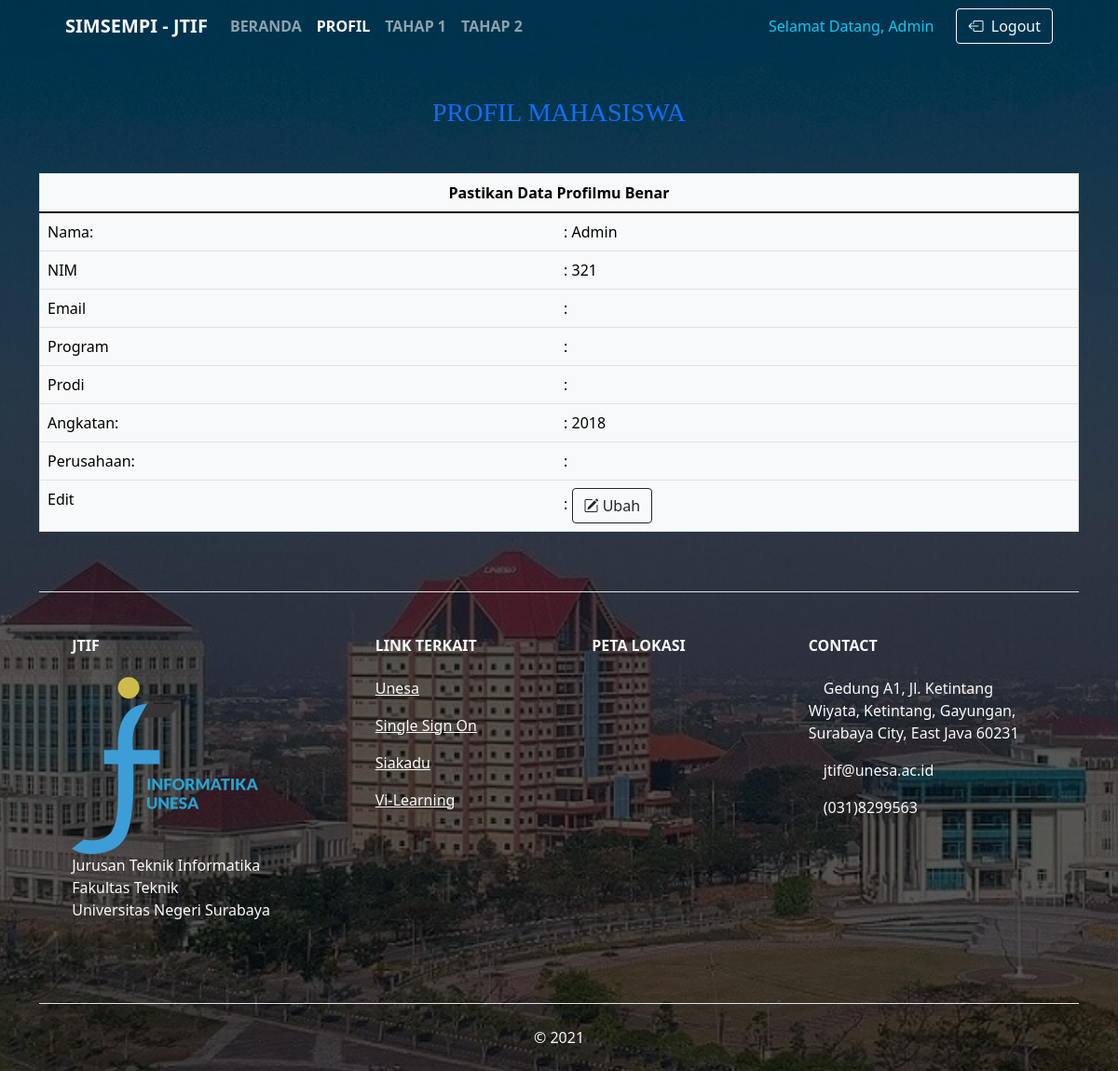
/profile.php (signed in), run on the app's committed database.
### tables this page shows
CREATE TABLE `user` (
  `id` int(11) NOT NULL,
  `nim` varchar(11) NOT NULL,
  `nama` varchar(100) NOT NULL,
  `email` varchar(255) NOT NULL,
  `level` enum('admin','mahasiswa','dosen','') NOT NULL,
  `program` varchar(100) NOT NULL,
  `prodi` varchar(100) NOT NULL,
  `angkatan` enum('2017','2018','2019','') NOT NULL,
  `perusahaan` varchar(100) NOT NULL,
  `password` varchar(255) NOT NULL
);

### profile.php (the view, shortened to what this page needs)
<?php
    require 'functions.php';
    $nim = $_SESSION['nim'];
    $query = "SELECT * FROM user WHERE nim='$nim' ";
    $result = mysqli_query($db, $query);
?>
<!DOCTYPE html>
<html lang="en">
    <head>
        <link rel="stylesheet" type="text/css" href="assets/vendor/bootstrap/css/bootstrap.min.css">
        <link href="https://cdn.jsdelivr.net/npm/bootstrap@5.1.0/dist/css/bootstrap.min.css" rel="stylesheet">
        <link rel="stylesheet" href="https://cdn.jsdelivr.net/npm/bootstrap-icons@1.5.0/font/bootstrap-icons.css">
        <link rel="stylesheet" href="assets/css/style.css">
        <link href="https://unpkg.com/aos@2.3.1/dist/aos.css" rel="stylesheet">
    </head>
    <body class="bg-custom" style="background-image: url('assets/img/unesa.jpg');">
        <div class="container">
            <nav class="navbar navbar-expand-lg navbar-transparent navbar-dark">
                <div class="container-fluid">
                    <a class="navbar-brand fw-bold text-light">SIMSEMPI - JTIF</a>
                    <div class="collapse navbar-collapse" id="navbarSupportedContent">
                        <ul class="navbar-nav me-auto mb-2 mb-lg-0 text-uppercase fw-bold">
                            <li class="nav-item">
                                <a class="nav-link" aria-current="page" href="index.php">Beranda</a>
                            </li>
                            <li class="nav-item">
                              <a class="nav-link active" href="profile.php">Profil</a>
                            </li>
                            <li class="nav-item">
                                <a class="nav-link" href="tahap1.php">Tahap 1</a>
                            </li>
                            <li class="nav-item">
                                <a class="nav-link" href="tahap2.php">Tahap 2</a>
                            </li>
                        </ul>
                        <span class="navbar-text mr-4 text-info">Selamat Datang, <?php foreach($result as $name) :?> <?= $name["nama"]; ?> <?php endforeach; ?></span>
                        <a href="#" id="btn-logout" class="btn btn-outline-light" tabindex="-1" role="button" aria-disabled="true"><i class="bi bi-box-arrow-left"></i>&nbsp;&nbsp;Logout</a>
                    </div>
                </div>
            </nav>
            <h1 class="text-center mb-4 mt-4 pb-4 pt-4 text-primary" data-aos="zoom-in">Profil Mahasiswa</h1>
            <table class="table table-responsive table-light table-hover" border="1" cellpadding="10" cellspacing="0" data-aos="zoom-in" data-aos-duration="1000">
                <thead>
                    <tr>
                        <th colspan="2" class="text-center">Pastikan Data Profilmu Benar</th>
                    </tr>
                </thead>
                <tbody>
                <?php foreach($result as $row) :?>
                    <tr>
                        <td>Nama: </td>
                        <td>: <?= $row["nama"]; ?></td>
                    </tr>
                    <tr>
                        <td>NIM</td>
                        <td>: <?= $row["nim"]; ?></td>
                    </tr>
                    <tr>
                        <td>Email</td>
                        <td>: <?= $row["email"]; ?></td>
                    </tr>
                    <tr>
                        <td>Program</td>
                        <td>: <?= $row["program"]; ?></td>
                    </tr>
                    <tr>
                        <td>Prodi</td>
                        <td>: <?= $row["prodi"]; ?></td>
                    </tr>
                    <tr>
                        <td>Angkatan: </td>
                        <td>: <?= $row["angkatan"]; ?></td>
                    </tr>
                    <tr>
                        <td>Perusahaan: </td>
                        <td>: <?= $row["perusahaan"]; ?></td>
                    </tr>
                    <tr>
                        <td>Edit</td>
                        <td>: <a href="ubahprofile.php?id=<?= $row["id"]; ?>"><button class="btn btn-outline-dark"><i class="bi bi-pencil-square"></i>&nbsp;Ubah</button></a></td>
                    </tr>
                </tbody>
            <?php endforeach; ?>
            </table>
            <footer class="text-center text-lg-start bg-transparent text-light">
                <section class="d-flex justify-content-center justify-content-lg-between p-4 border-bottom">
                </section>
                <section class="">
                    <div class="container text-center text-md-start mt-5">
                        <div class="row mt-3">
                            <div class="col-md-3 col-lg-4 col-xl-3 mx-auto mb-4">
                                <h6 class="text-uppercase fw-bold mb-4">JTIF</h6>
                                <img src="assets/img/jtif.png">
                                <p>Jurusan Teknik Informatika<br/>
                                Fakultas Teknik<br/>
                                Universitas Negeri Surabaya</p>
                            </div>
                            <div class="col-md-3 col-lg-2 col-xl-2 mx-auto mb-4">
                                <h6 class="text-uppercase fw-bold mb-4">Link Terkait</h6>
                                <p><a href="https://www.unesa.ac.id/" target="_blank" class="text-reset">Unesa</a></p>
                                <p><a href="https://sso.unesa.ac.id/" target="_blank" class="text-reset">Single Sign On</a></p>
                                <p><a href="https://siakadu.unesa.ac.id/" target="_blank" class="text-reset">Siakadu</a></p>
                                <p><a href="https://vi-learn.unesa.ac.id/" target="_blank" class="text-reset">Vi-Learning</a></p>
                            </div>
                            <div class="col-md-2 col-lg-2 col-xl-2 mx-auto mb-4">
                                <h6 class="text-uppercase fw-bold mb-4">Peta Lokasi</h6>
                                <iframe src="https://www.google.com/maps/embed?pb=!1m26!1m12!1m3!1d31660.665577430715!2d112.70120671851672!3d-7.288171313331521!2m3!1f0!2f0!3f0!3m2!1i1024!2i768!4f13.1!4m11!3e6!4m3!3m2!1d-7.2756194!2d112.7126838!4m5!1s0x2dd7fb77985f5b71%3A0x8226ca493dd1aea9!2sjtif%20unesa!3m2!1d-7.316258599999999!2d112.7255383!5e0!3m2!1sid!2sid!4v1639808928554!5m2!1sid!2sid" width="200" height="200" style="border:0;" allowfullscreen="" loading="lazy"></iframe>
                            </div>
                            <div class="col-md-4 col-lg-3 col-xl-3 mx-auto mb-md-0 mb-4">
                                <h6 class="text-uppercase fw-bold mb-4">Contact</h6>
                                <p><i class="fas fa-home me-3"></i> Gedung A1, Jl. Ketintang Wiyata, Ketintang, Gayungan, Surabaya City, East Java 60231</p>
                                <p><i class="fas fa-envelope me-3"></i> jtif@unesa.ac.id</p>
                                <p><i class="fas fa-phone me-3"></i>(031)8299563</p>
                            </div>
                        </div>
                    </div>
                </section>
                <section class="d-flex justify-content-center justify-content-lg-between p-4 border-bottom">
                </section>
                <div class="text-center p-4" style="background-color: rgba(0, 0, 0, 0.05);">© 2021</div>
            </footer>
        </div>
    </body>
</html>

### css/style.css (style rules this page uses)
h1 { font-family: Ubuntu-Bold; font-size: 28px; line-height: 1.2; text-transform: uppercase; display: block; }
.bg-custom { width: 100%; display: -webkit-box; display: -webkit-flex; display: -moz-box; display: -ms-flexbox; display: flex; flex-wrap: wrap; justify-content: center; align-items: center; background-repeat: no-repeat; background-position: center; background-attachment:fixed; background-size: cover; position: relative; z-index: 1; }
.bg-custom::before { content: ""; display: block; position: fixed; z-index: -1; width: 100%; height: 100%; top: 0; left: 0; background-color: rgba(0,0,0,0.65); }

### data on the page
user: nama "Admin", nim "321", angkatan "2018"
